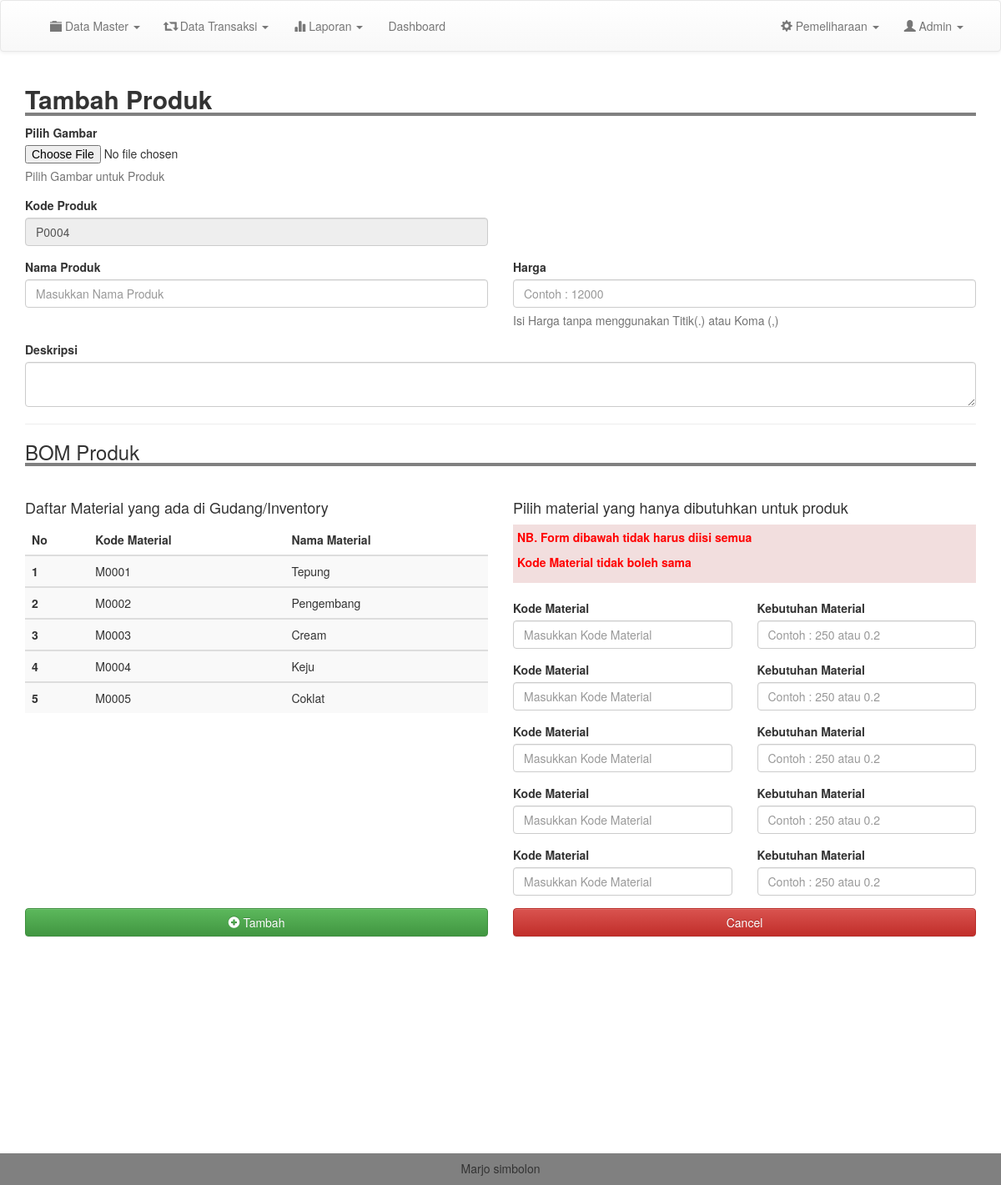
/admin/tm_produk.php (signed in), run on an earlier commit of the app's database.
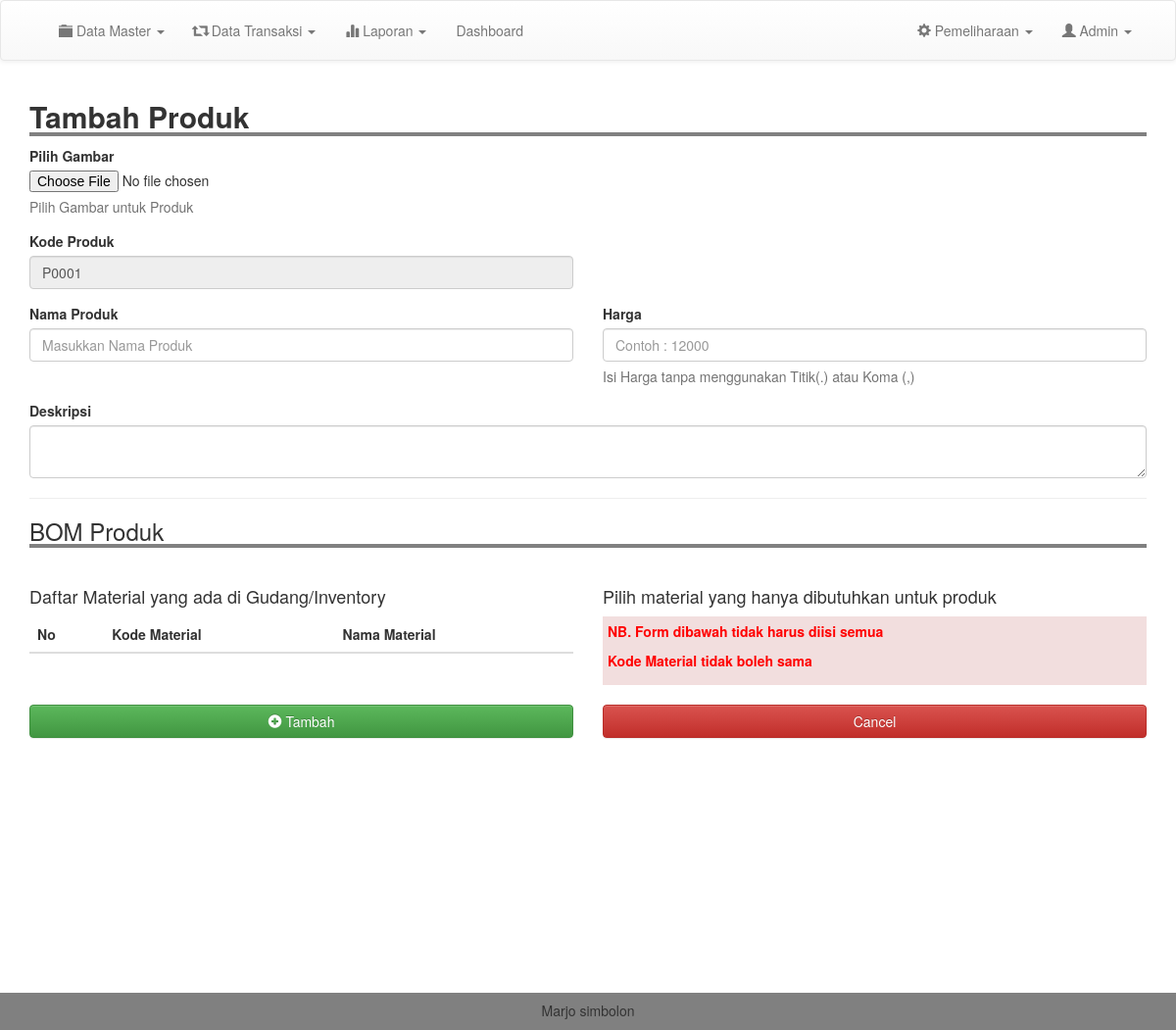
And on a later commit of the database.
### tables this page shows
CREATE TABLE `produk` (
  `kode_produk` varchar(100) NOT NULL,
  `nama` varchar(100) NOT NULL,
  `image` text NOT NULL,
  `deskripsi` text NOT NULL,
  `harga` int(11) NOT NULL
);

CREATE TABLE `inventory` (
  `kode_bk` varchar(100) NOT NULL,
  `nama` varchar(200) NOT NULL,
  `qty` varchar(200) NOT NULL,
  `satuan` varchar(200) NOT NULL,
  `harga` int(11) NOT NULL,
  `tanggal` date NOT NULL
);

### admin/tm_produk.php (the view, shortened to what this page needs)
<?php
include 'header.php';
try {
    $conn = new mysqli("localhost", "root", "", "dbbangunan");
} catch (Exception $e) {
    die('Connection failed: ' . $e->getMessage());
}
$kode_query = "SELECT kode_produk FROM produk ORDER BY kode_produk DESC LIMIT 1";
$kode_result = $conn->query($kode_query);
$data = $kode_result->fetch_assoc();
$num = substr($data['kode_produk'], 1, 4);
$add = (int) $num + 1;
if (strlen($add) == 1) {
    $format = "P000" . $add;
} elseif (strlen($add) == 2) {
    $format = "P00" . $add;
} elseif (strlen($add) == 3) {
    $format = "P0" . $add;
} else {
    $format = "P" . $add;
}
?>
<div class="container">
    <h2 style=" width: 100%; border-bottom: 4px solid gray"><b>Tambah Produk</b></h2>
    <form action="proses/tm_produk.php" method="POST" enctype="multipart/form-data">
        <div class="form-group">
            <label for="exampleInputFile">Pilih Gambar </label>
            <input type="file" id="exampleInputFile" name="files">
            <p class="help-block">Pilih Gambar untuk Produk</p>
        </div>
        <div class="row">
            <div class="col-md-6">
                <div class="form-group">
                    <label for="exampleInputEmail1">Kode Produk</label>
                    <input type="text" class="form-control" id="exampleInputEmail1" placeholder="Masukkan Nama Produk" disabled value="<?= $format; ?>">
                </div>
            </div>
        </div>
        <div class="row">
            <div class="col-md-6">
                <div class="form-group">
                    <label for="exampleInputEmail1">Nama Produk</label>
                    <input type="text" class="form-control" id="exampleInputEmail1" placeholder="Masukkan Nama Produk" name="nama">
                </div>
            </div>
            <div class="col-md-6">
                <div class="form-group">
                    <label for="exampleInputEmail1">Harga</label>
                    <input type="number" class="form-control" id="exampleInputEmail1" placeholder="Contoh : 12000" name="harga">
                    <p class="help-block">Isi Harga tanpa menggunakan Titik(.) atau Koma (,)</p>
                </div>
            </div>
        </div>
        <div class="form-group">
            <label for="exampleInputPassword1">Deskripsi</label>
            <textarea name="desk" class="form-control"></textarea>
        </div>
        <hr>
        <h3 style=" width: 100%; border-bottom: 4px solid gray">BOM Produk</h3>
        <br>
        <div class="row">
            <div class="col-md-6">
                <h4>Daftar Material yang ada di Gudang/Inventory</h4>
                <table class="table table-striped">
                    <thead>
                        <tr>
                            <th scope="col">No</th>
                            <th scope="col">Kode Material</th>
                            <th scope="col">Nama Material</th>
                        </tr>
                    </thead>
                    <?php
                    $result2 = $conn->query("SELECT * FROM inventory ORDER BY kode_bk ASC");
                    $no2 = 1;
                    while ($row2 = $result2->fetch_assoc()) {
                        ?>
                        <tbody>
                            <tr>
                                <th scope="row"><?= $no2;  ?></th>
                                <td><?= $row2['kode_bk']; ?></td>
                                <td><?= $row2['nama']; ?></td>
                            </tr>
                        </tbody>
                        <?php
                        $no2++;
                    }
                    ?>
                </table>
            </div>
            <div class="col-md-6">
                <h4>Pilih material yang hanya dibutuhkan untuk produk</h4>
                <div class="bg-danger" style="padding: 5px;">
                    <p style="color: red; font-weight: bold;">NB. Form dibawah tidak harus diisi semua</p>
                    <p style="color: red; font-weight: bold;">Kode Material tidak boleh sama</p>
                </div>
                <br>
                <?php
                $result3 = $conn->query("SELECT * FROM inventory");
                $jml = $result3->num_rows;
                $no3 = 1;
                while ($no3 <= $jml) {
                    ?>
                    <div class="row">
                        <div class="col-md-6">
                            <div class="form-group">
                                <label for="exampleInputPassword1">Kode Material</label>
                                <input type="text" name="material[]" class="form-control" placeholder="Masukkan Kode Material">
                            </div>
                        </div>
                        <div class="col-md-6">
                            <div class="form-group">
                                <label >Kebutuhan Material</label>
                                <input type="text" class="form-control" placeholder="Contoh : 250 atau 0.2" name="keb[]">
                            </div>
                        </div>
                    </div>
                    <?php
                    $no3++;
                }
                ?>
            </div>
        </div>
        <div class="row">
            <div class="col-md-6">
                <button type="submit"  class="btn btn-success btn-block"><i class="glyphicon glyphicon-plus-sign"></i> Tambah</button>
            </div>
            <div class="col-md-6">
                <a href="m_produk.php" class="btn btn-danger btn-block">Cancel</a>
            </div>
        </div>
        <br>
    </div>
<br><br><br><br><br><br><br><br><br><br><br><br>
<?php
include 'footer.php';
?>

### admin/header.php (shortened to what this page needs)
<!DOCTYPE html>
<html>
<head>
	<link rel="stylesheet" type="text/css" href="../css/bootstrap.min.css">
	<link rel="stylesheet" type="text/css" href="../css/style.css">
	<link rel="stylesheet" type="text/css" href="../css/bootstrap-theme.css">
</head>
<body>
	<nav class="navbar navbar-default" style="padding: 5px;">
		<div class="container">
			<div class="collapse navbar-collapse" id="bs-example-navbar-collapse-1">
				<ul class="nav navbar-nav navbar-left">
					<li class="dropdown">
						<a href="#" class="dropdown-toggle" data-toggle="dropdown" role="button" aria-haspopup="true" aria-expanded="false"><i class="glyphicon glyphicon-folder-close"></i> Data Master <span class="caret"></span></a>
					</li>
					<li class="dropdown">
						<a href="#" class="dropdown-toggle" data-toggle="dropdown" role="button" aria-haspopup="true" aria-expanded="false"><i class="glyphicon glyphicon-retweet"></i> Data Transaksi <span class="caret"></span></a>
					</li>
					<li class="dropdown">
						<a href="#" class="dropdown-toggle" data-toggle="dropdown" role="button" aria-haspopup="true" aria-expanded="false"><i class="glyphicon glyphicon-stats"></i> Laporan <span class="caret"></span></a>
					</li>
					<li><a href="halaman_utama.php">Dashboard</a></li>
				</ul>
				<ul class="nav navbar-nav navbar-right">
					<li class="dropdown">
						<a href="#" class="dropdown-toggle" data-toggle="dropdown" role="button" aria-haspopup="true" aria-expanded="false"><i class="glyphicon glyphicon-cog"></i> Pemeliharaan <span class="caret"></span></a>
					</li>
					<li class="dropdown">
						<a href="#" class="dropdown-toggle" data-toggle="dropdown" role="button" aria-haspopup="true" aria-expanded="false"><i class="glyphicon glyphicon-user"></i> Admin <span class="caret"></span></a>
					</li>
				</ul>
			</div>
		</div>
	</nav>

### admin/footer.php
<footer style="background-color: gray;padding: 1px;" class="print">
	<h5 class="text-center">Marjo simbolon </h5>
</footer>
</body>
</html>

### css/style.css (style rules this page uses)
body { margin:0; padding: 0; }

What changed in the data, as far as the page shows it:
removed produk: kode_produk "P0004"
removed inventory: kode_bk "M0001", nama "Tepung"
removed inventory: kode_bk "M0002", nama "Pengembang"
removed inventory: kode_bk "M0003", nama "Cream"
removed inventory: kode_bk "M0004", nama "Keju"
removed inventory: kode_bk "M0005", nama "Coklat"
Also different on the page:
form field value: (not shown) → "P0001"
list line gone: "Kode Material  Kebutuhan Material "
